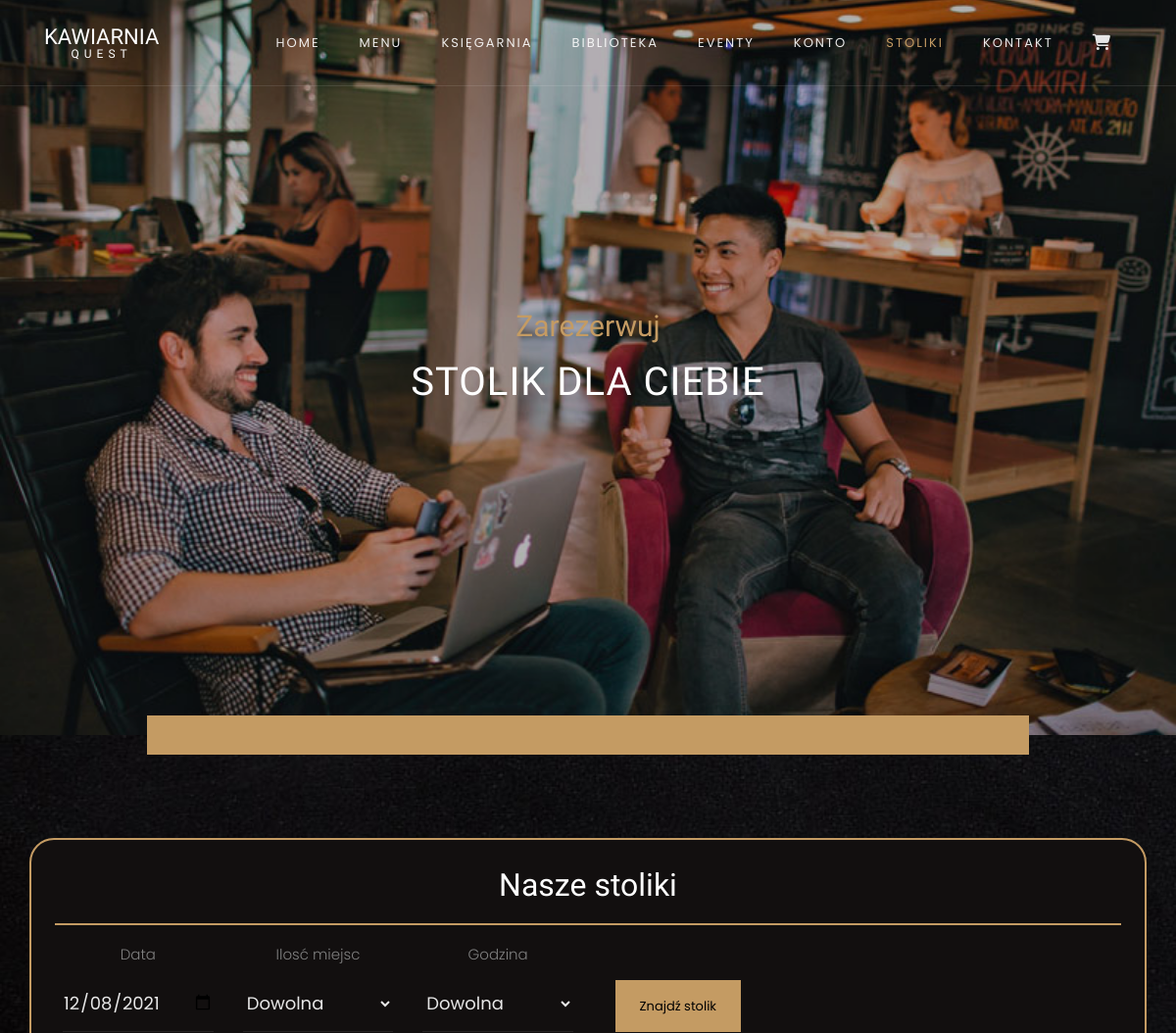
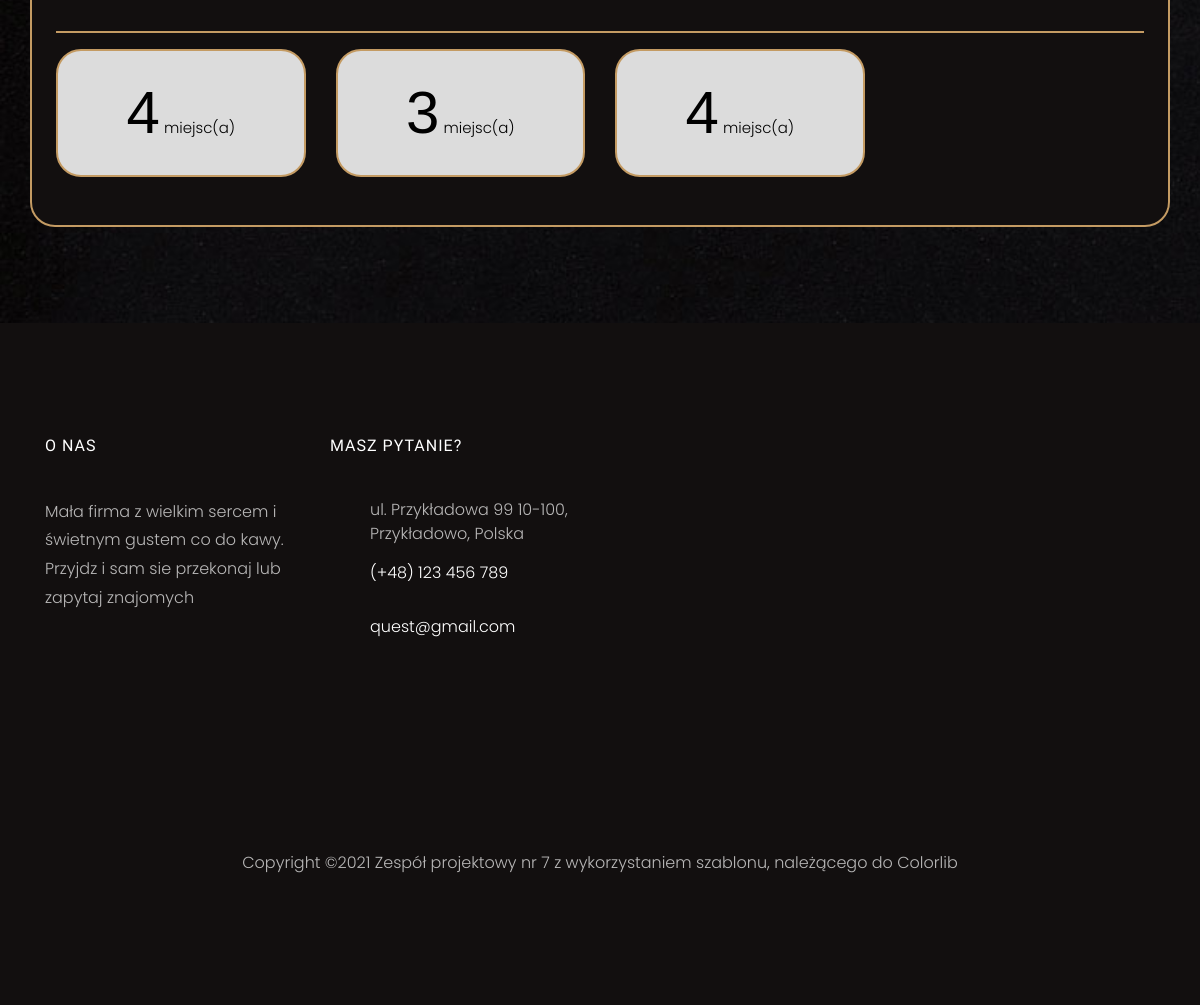
/stoliki, run on the app's committed database (2 pictures, top to bottom).
### Quest/tabels.py (models this page shows)
class Table(db.Model):
    __tablename__ = "tables"
    id = db.Column(db.Integer, primary_key=True)
    number_of_seats = db.Column(db.Integer, nullable=False)
    reservations = relationship("TableReservations", back_populates="table")

### Quest/routes.py (the view)
@app.route("/stoliki", methods=["GET", "POST"])
def tables():
    all_tables = db.session.query(Table).all()
    find_table_form = FindTable(date=datetime.today())
    if find_table_form.validate_on_submit() and find_table_form.find_table_button.data:
        date = find_table_form.date.data
        number_of_seats = find_table_form.number_of_seats.data
        time = find_table_form.time.data
        return redirect(url_for('specified_tables', r_date=date, r_number_of_seats=number_of_seats, r_time=time))
    new_table_form = NewTable()
    if new_table_form.validate_on_submit() and new_table_form.new_table_button.data:
        number_of_seats = new_table_form.number_of_seats.data
        new_table = Table(number_of_seats=number_of_seats)
        db.session.add(new_table)
        db.session.commit()
        return redirect(url_for('tables'))
    return render_template("tables/tables.html", find_table_form=find_table_form, new_table_form=new_table_form, tables=all_tables)

### Quest/forms.py
class FindTable(FlaskForm):
    date = DateField("Data", validators=[DataRequired(message="To pole jest wymagane!")])
    number_of_seats = SelectField("Ilosć miejsc", choices=[(0, "Dowolna")] + [(seat, f"{seat}") for seat in range(1, 9)])
    time = SelectField("Godzina", choices=[(0, "Dowolna")] + [(hour, f"{hour}:00") for hour in range(8, 21)])
    find_table_button = SubmitField("Znajdź stolik")

class NewTable(FlaskForm):
    number_of_seats = IntegerField("Ilość miejsc", validators=[DataRequired(message="To pole jest wymagane!")])
    new_table_button = SubmitField("Dodaj stolik")

### Quest/templates/tables/tables.html (shortened to what this page needs)
{% extends "base.html" %}
{% block head %}
{{ super() }}
{% endblock %}
{% block content %}
<section class="home-slider owl-carousel">
    <div class="slider-item" style="background-image: url({{ url_for('static', filename='images/tables.jpg') }});">
        <div class="overlay"></div>
        <div class="container">
            <div class="row slider-text justify-content-center align-items-center">
                <div class="col-md-7 col-sm-12 text-center ftco-animate">
                    <span class="subheading">Zarezerwuj</span>
                    <h1 class="mb-4">Stolik dla Ciebie</h1>
                </div>
            </div>
        </div>
    </div>
</section>
<div class="d-flex justify-content-center">
    <p style="background-color:#c49b63; width:75%; height:40px; position: absolute; top: 730px;">
    </p>
</div>
<section class="ftco-menu mb-5 pb-5">
    <div class="container p-4" style="background-color:#120f0f; border-radius: 25px; border: 2px solid #c49b63;">
        <div class="text-center">
            <h2>Nasze stoliki</h2>
            <hr>
        </div>
        <div class="row text-center">
            <div class="col-12 book">
                <form autocomplete="off" class="px-2" method="POST">
                    <div class="row">
                        <div class="col-xl-2 col-lg-3">
                            <div class="form-group">
                                {{ find_table_form.date.label(class_="control-label") }}
                                {{find_table_form.date(class_ = "form-control")}}
                            </div>
                        </div>
                        <div class="col-xl-2 col-lg-3">
                            <div class="form-group">
                                {{ find_table_form.number_of_seats.label(class_="control-label") }}
                                {{find_table_form.number_of_seats(class_ = "form-control", placeholder="Ilość miejsc")}}
                            </div>
                        </div>
                        <div class="col-xl-2 col-lg-3">
                            <div class="form-group">
                                {{ find_table_form.time.label(class_="control-label") }}
                                {{find_table_form.time(class_ = "form-control", placeholder="Godzina przybycia")}}
                            </div>
                        </div>
                        <div class="col-xl-2 col-lg-3">
                            <div class="form-group" style="padding-top:40px">
                                {{find_table_form.find_table_button(class_ = "btn btn-primary py-3 px-4", value="Znajdź
                                stolik")}}
                            </div>
                        </div>
                    </div>
                </form>
                <hr>
            </div>
        </div>
        <div class="row">
            {% for table in tables %}
            <div class="col-xl-3 col-md-4 mb-4">
                <div class="p-2 text-center" style="border:2px solid #c49b63;; border-radius: 25px; background-color: Gainsboro;">
                    <span style="color:black; font-size:4em;font-family: Helvetica, sans-serif;">{{table.number_of_seats}}</span>
                    <span style="color:black">miejsc(a)</span>
                </div>
            </div>
            {% endfor %}
        </div>
    </div>
</section>
{% endblock %}

### Quest/templates/base.html (style rules this page uses)
select option { background-color:#c49b63; }

### Quest/templates/tables/tables.html (style rules this page uses)
hr { border: 0.5px solid #c49b63; }

### data on the page
Table: number_of_seats "4"
Table: number_of_seats "3"
Table: number_of_seats "4"

### other printed values
{{ find_table_form.date.label(class_="control-label") }} "Data"
{{ find_table_form.number_of_seats.label(class_="control-label") }} "Ilosć miejsc"
{{ find_table_form.time.label(class_="control-label") }} "Godzina"
